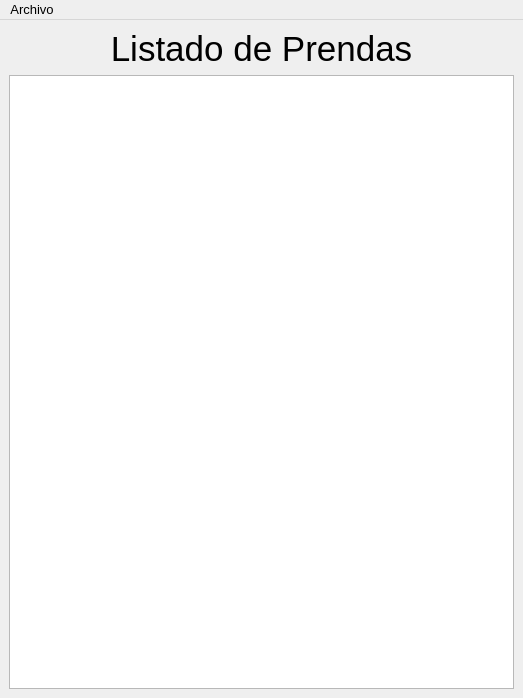
<?xml version="1.0" encoding="UTF-8"?>
<ui version="4.0">
 <class>ListaPrendas</class>
 <widget class="QMainWindow" name="ListaPrendas">
  <property name="geometry">
   <rect>
    <x>0</x>
    <y>0</y>
    <width>523</width>
    <height>698</height>
   </rect>
  </property>
  <property name="minimumSize">
   <size>
    <width>0</width>
    <height>0</height>
   </size>
  </property>
  <property name="font">
   <font>
    <pointsize>10</pointsize>
   </font>
  </property>
  <property name="windowTitle">
   <string>Listado de Prendas</string>
  </property>
  <widget class="QWidget" name="centralwidget">
   <layout class="QGridLayout" name="gridLayout">
    <item row="0" column="0">
     <widget class="QLabel" name="lbl_title">
      <property name="font">
       <font>
        <family>Arial</family>
        <pointsize>26</pointsize>
        <bold>false</bold>
       </font>
      </property>
      <property name="cursor">
       <cursorShape>ArrowCursor</cursorShape>
      </property>
      <property name="autoFillBackground">
       <bool>true</bool>
      </property>
      <property name="locale">
       <locale language="Spanish" country="Spain"/>
      </property>
      <property name="text">
       <string>Listado de Prendas</string>
      </property>
      <property name="alignment">
       <set>Qt::AlignCenter</set>
      </property>
     </widget>
    </item>
    <item row="1" column="0">
     <widget class="QTableView" name="table_lista_prendas">
      <property name="minimumSize">
       <size>
        <width>500</width>
        <height>300</height>
       </size>
      </property>
      <property name="maximumSize">
       <size>
        <width>16777215</width>
        <height>16777215</height>
       </size>
      </property>
      <property name="locale">
       <locale language="Spanish" country="Spain"/>
      </property>
      <property name="sizeAdjustPolicy">
       <enum>QAbstractScrollArea::AdjustToContents</enum>
      </property>
      <property name="alternatingRowColors">
       <bool>true</bool>
      </property>
      <property name="selectionMode">
       <enum>QAbstractItemView::ContiguousSelection</enum>
      </property>
      <property name="sortingEnabled">
       <bool>true</bool>
      </property>
      <attribute name="horizontalHeaderShowSortIndicator" stdset="0">
       <bool>true</bool>
      </attribute>
     </widget>
    </item>
   </layout>
  </widget>
  <widget class="QMenuBar" name="menubar">
   <property name="geometry">
    <rect>
     <x>0</x>
     <y>0</y>
     <width>523</width>
     <height>23</height>
    </rect>
   </property>
   <widget class="QMenu" name="menuArchivo">
    <property name="title">
     <string>Archivo</string>
    </property>
    <addaction name="actionActualizar"/>
    <addaction name="separator"/>
    <addaction name="actionAnadir_prenda"/>
   </widget>
   <addaction name="menuArchivo"/>
  </widget>
  <action name="actionActualizar">
   <property name="text">
    <string>Actualizar</string>
   </property>
  </action>
  <action name="actionAnadir_prenda">
   <property name="text">
    <string>Añadir prenda</string>
   </property>
  </action>
 </widget>
 <resources/>
 <connections/>
</ui>
